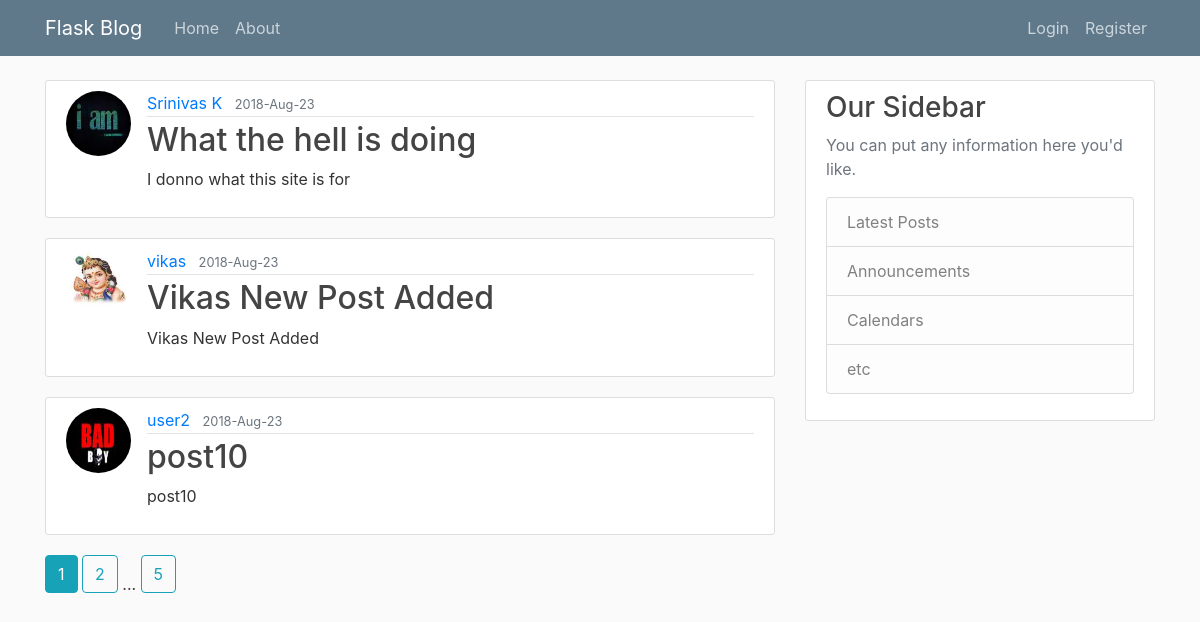
The page /home on the database its author committed.
### flaskblog/models.py (models this page shows, shortened)
class Post(db.Model):
    id = db.Column(db.Integer, primary_key=True)
    title = db.Column(db.String(100),nullable=False)
    date_posted = db.Column(db.DateTime,nullable=False,default=datetime.utcnow)
    content = db.Column(db.Text,nullable=False)
    userid = db.Column(db.Integer,db.ForeignKey('user.id'),nullable=False)

class User(db.Model,UserMixin):
    id = db.Column(db.Integer, primary_key=True)
    username = db.Column(db.String(20),unique=True,nullable=False)
    email = db.Column(db.String(120),unique=True,nullable=False)
    image_file = db.Column(db.String(20), nullable=False,default='default.jpg')
    password = db.Column(db.String(60), nullable=False)
    posts=db.relationship('Post',backref='author',lazy=True)

### flaskblog/routes.py (the view)
@app.route("/")
@app.route("/home")
def home():
    page=request.args.get('page',1,type=int)
    posts=Post.query.order_by(Post.date_posted.desc()).paginate(page=page,per_page=3)
    return render_template('home.html', posts=posts)

### flaskblog/templates/home.html (shortened to what this page needs)
{% extends "layout.html" %}
{% block content %}
    {% for post in posts.items %}
        <article class="media content-section">
            <img class="rounded-circle article-img" src="{{ url_for('static',filename='profilePics/'+post.author.image_file) }}">
          <div class="media-body">
            <div class="article-metadata">
              <a class="mr-2" href="{{ url_for('user_post',username=post.author.username)}}">{{ post.author.username }}</a>
              <small class="text-muted">{{ post.date_posted.strftime('%Y-%b-%d') }}</small>
            </div>
            <h2><a class="article-title" href="{{ url_for('post',post_id=post.id)}}">{{ post.title }}</a></h2>
            <p class="article-content">{{ post.content }}</p>
          </div>
        </article>
    {% endfor %}
    {% for page_num in posts.iter_pages(left_edge=1,right_edge=1,left_current=1,right_current=2) %}
        {% if page_num %}
            {% if posts.page == page_num %}
                <a class="btn btn-info mb-4" href="{{ url_for('home',page=page_num)}}">{{ page_num }}</a>
            {% else %}
                <a class="btn btn-outline-info mb-4" href="{{ url_for('home',page=page_num)}}">{{ page_num }}</a>
            {% endif%}
        {% else %}
            ...
        {% endif%}
    {% endfor %}
{% endblock content %}

### flaskblog/templates/layout.html (shortened to what this page needs)
<!DOCTYPE html>
<html>
<head>
    <link rel="stylesheet" href="https://maxcdn.bootstrapcdn.com/bootstrap/4.0.0/css/bootstrap.min.css">
    <link rel="stylesheet" type="text/css" href="{{ url_for('static', filename='main.css') }}">
</head>
<body>
<header class="site-header">
  <nav class="navbar navbar-expand-md navbar-dark bg-steel fixed-top">
    <div class="container">
      <a class="navbar-brand mr-4" href="/">Flask Blog</a>
      <div class="collapse navbar-collapse" id="navbarToggle">
        <div class="navbar-nav mr-auto">
          <a class="nav-item nav-link" href="{{url_for('home')}}">Home</a>
          <a class="nav-item nav-link" href="{{url_for('about')}}">About</a>
        </div>
        <div class="navbar-nav">
            {% if current_user.is_authenticated %}
                <a class="nav-item nav-link" href="{{url_for('new_post')}}">New Post</a>
                <a class="nav-item nav-link" href="{{url_for('account')}}">Account</a>
                <a class="nav-item nav-link" href="{{url_for('logout')}}">Logout</a>
            {% else %}
                <a class="nav-item nav-link" href="{{url_for('login')}}">Login</a>
                <a class="nav-item nav-link" href="{{url_for('register')}}">Register</a>
            {% endif %}
        </div>
      </div>
    </div>
  </nav>
</header>
  <main role="main" class="container">
  <div class="row">
    <div class="col-md-8">
        {% block content %}{% endblock %}
    </div>
    <div class="col-md-4">
      <div class="content-section">
        <h3>Our Sidebar</h3>
        <p class='text-muted'>You can put any information here you'd like.
          <ul class="list-group">
            <li class="list-group-item list-group-item-light">Latest Posts</li>
            <li class="list-group-item list-group-item-light">Announcements</li>
            <li class="list-group-item list-group-item-light">Calendars</li>
            <li class="list-group-item list-group-item-light">etc</li>
          </ul>
        </p>
      </div>
    </div>
  </div>
</main>
</body>
</html>

### flaskblog/static/main.css (style rules this page uses)
body { background: #fafafa; color: #333333; margin-top: 5rem; }
h1, h2, h3, h4, h5, h6 { color: #444444; }
.bg-steel { background-color: #5f788a; }
.site-header .navbar-nav .nav-link { color: #cbd5db; }
.content-section { background: #ffffff; padding: 10px 20px; border: 1px solid #dddddd; border-radius: 3px; margin-bottom: 20px; }
.article-title { color: #444444; }
.article-content { white-space: pre-line; }
.article-img { height: 65px; width: 65px; margin-right: 16px; }
.article-metadata { padding-bottom: 1px; margin-bottom: 4px; border-bottom: 1px solid #e3e3e3 }

### rows shown on the page
Post: image_file (picture), author.username "Srinivas K", date_posted "2018-Aug-23", title "What the hell is doing", content "I donno what this site is for"
Post: image_file (picture), author.username "vikas", date_posted "2018-Aug-23", title "Vikas New Post Added", content "Vikas New Post Added"
Post: image_file (picture), author.username "user2", date_posted "2018-Aug-23", title "post10", content "post10"

### other values the page prints
{{ page_num }} "1"
{{ page_num }} "2" "5"
